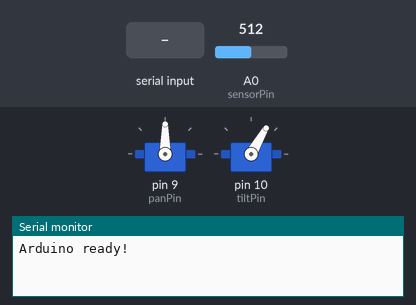
A sketch run on a simulated Arduino Uno, built with avr-gcc and run on an emulated ATmega328P. Shown: 2 × servo, the last lines printed to the serial monitor. The inputs (shaded band) are chosen by the test bench; at power-on: A0 (sensorPin) = 512.

Above: at 0.9 s.
1.0 s: "1" received over Serial
At 2.4 s:
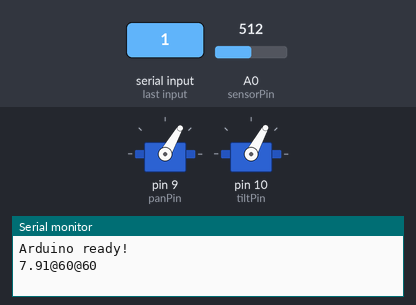
At 11.9 s:
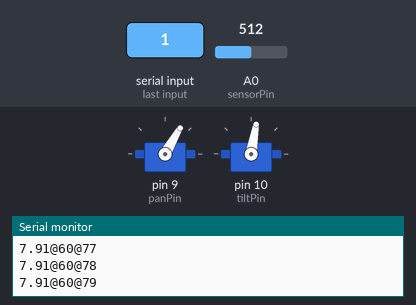
Timing chart, 0 to 13.5 s (numbered marks = the images above; inputs shaded):
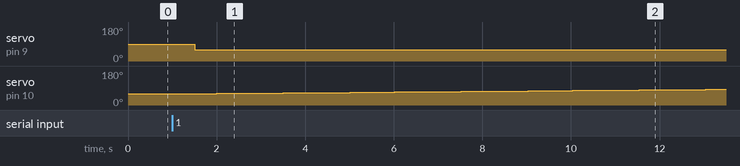

The sketch:

ThreeD_cp.ino
```cpp
/*
Principles of Engineering, Fall 2013
Lab 1:  DIY LIDAR
Jacob Kingery and Myles Cooper
*/

#include <Servo.h>

Servo panServo;  //create servo object for the pan servo
Servo tiltServo;  //create servo object for the tilt servo


const int panPin = 9;  //pan servo pin
const int tiltPin = 10;  //tilt servo pin
const int sensorPin = A0;  //IR range sensor pin

const int panRange = 60;    //set range of pan angles
const int panMin = 90 - panRange/2;
const int panMax = 190 + panRange/2;
const int panRes = 1;     //pan angle between each shot
const int tiltMin = 60;   //set range of tilt angles
const int tiltMax = 110;
const int tiltRes = 1;    //tilt angle between each shot

int panPos;    //define pan position
int tiltPos;   //define tilt position
int totDist;  //total distance of 5 shots
float aveDist;  //average distance of 5 shots
float realDist;  //voltage converted to real distance

void setup() {
  Serial.begin(9600);  //initialize serial communication

  panServo.attach(panPin);  //attach the pan servo
  tiltServo.attach(tiltPin);  //attach the tilt servo

  panServo.write(90);  //turn pan servo to starting angle
  tiltServo.write(tiltMin*(panMin%2==0) + tiltMax*(panMin%2!=0));  //turn tilt servo to starting angle

  establishConnection();  //establish connection with python script
  panServo.write(panMin);
}

void establishConnection() {
  Serial.println("Arduino ready!");  //send ready signal to python script
  while (!Serial.available()) {  //wait for python script to send ready signal
  }
  while (Serial.available()) {
    Serial.read();
  }
  delay(500);  //wait a bit before starting to stream data
}


void shoot() {  //take distance reading from IR sensor
  totDist = 0;
  delay(250);
  for (int i=0; i<5; i++) {  //take 5 shots
    totDist += analogRead(sensorPin);
    delay(50);
  }
  aveDist = totDist / 5.0;  //average reading to eliminate outliers

  float w = (aveDist - 280.0)/120.0; //convert IR signal to distance in inches
  realDist = .62*pow(w, 4) - 2.4*pow(w, 3) + 3.4*w*w - 7.3*w + 18;

  //data is spherical coordinates to be sent to python
  Serial.print(realDist);  //print corrected distance from IR sensor
  Serial.print('@');
  Serial.print(panPos);  //print pan angle
  Serial.print('@');
  Serial.println(tiltPos);  //print tilt angle
}

void loop() {  //control scanning motion
  for (panPos=panMin; panPos<=panMax; panPos+=panRes) {
    panServo.write(panPos);  //increment pan angle before each tilt sweep
    if (panPos%2 == 0) {    //for even angles, sweep from bottom up
      for (tiltPos=tiltMin; tiltPos<=tiltMax; tiltPos+=tiltRes) {
        tiltServo.write(tiltPos);
        shoot();
      }
    }
    else {                  //for odd angles, sweep from top down
      for (tiltPos=tiltMax; tiltPos>=tiltMin; tiltPos-=tiltRes) {
        tiltServo.write(tiltPos);
        shoot();
      }
    }
  }

}
```

Measured:
- after the input at 1.0 s, servo on pin 9 (panPin): 90° → 60° after 0.50 s; servo on pin 10 (tiltPin): moves from 60° to 83° over 11.0 s, starting after 1.0 s
